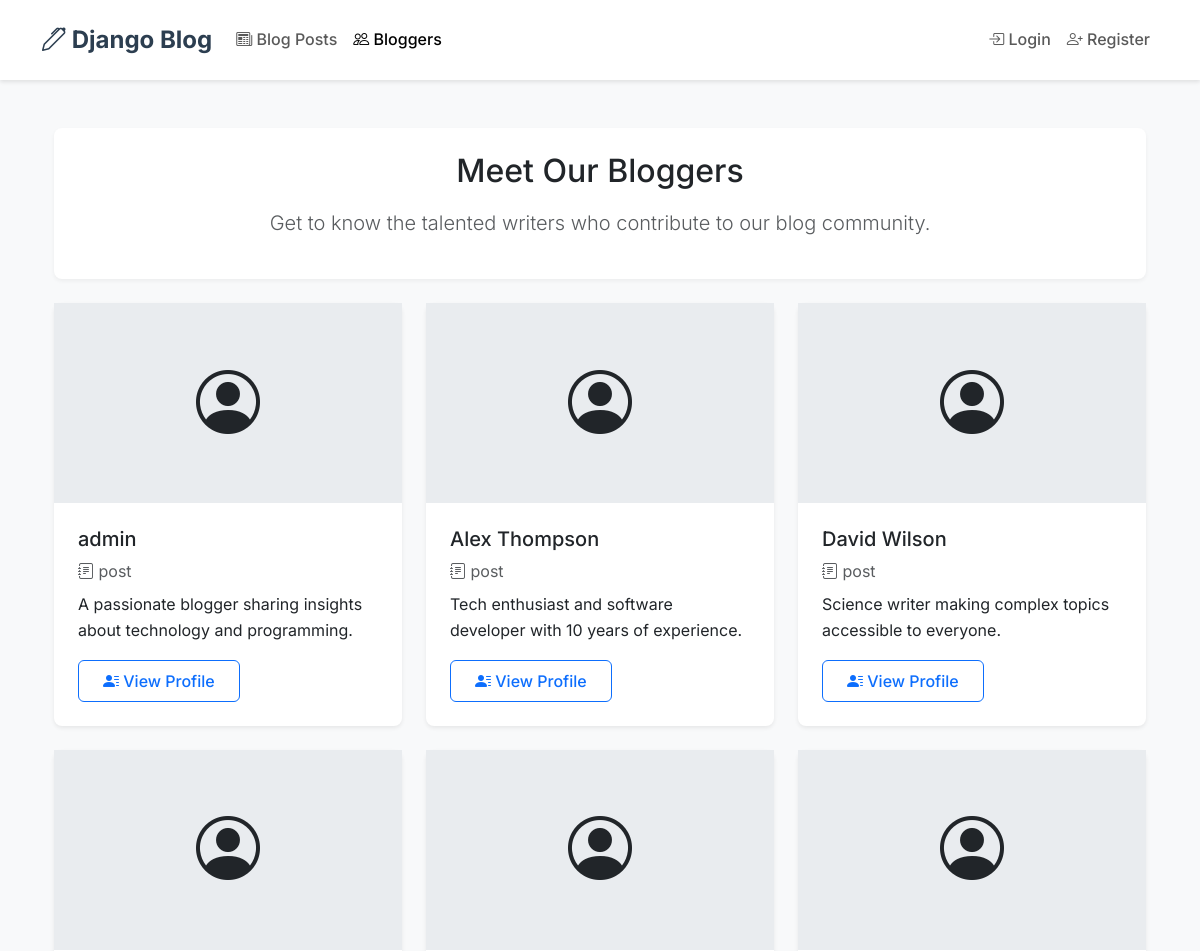
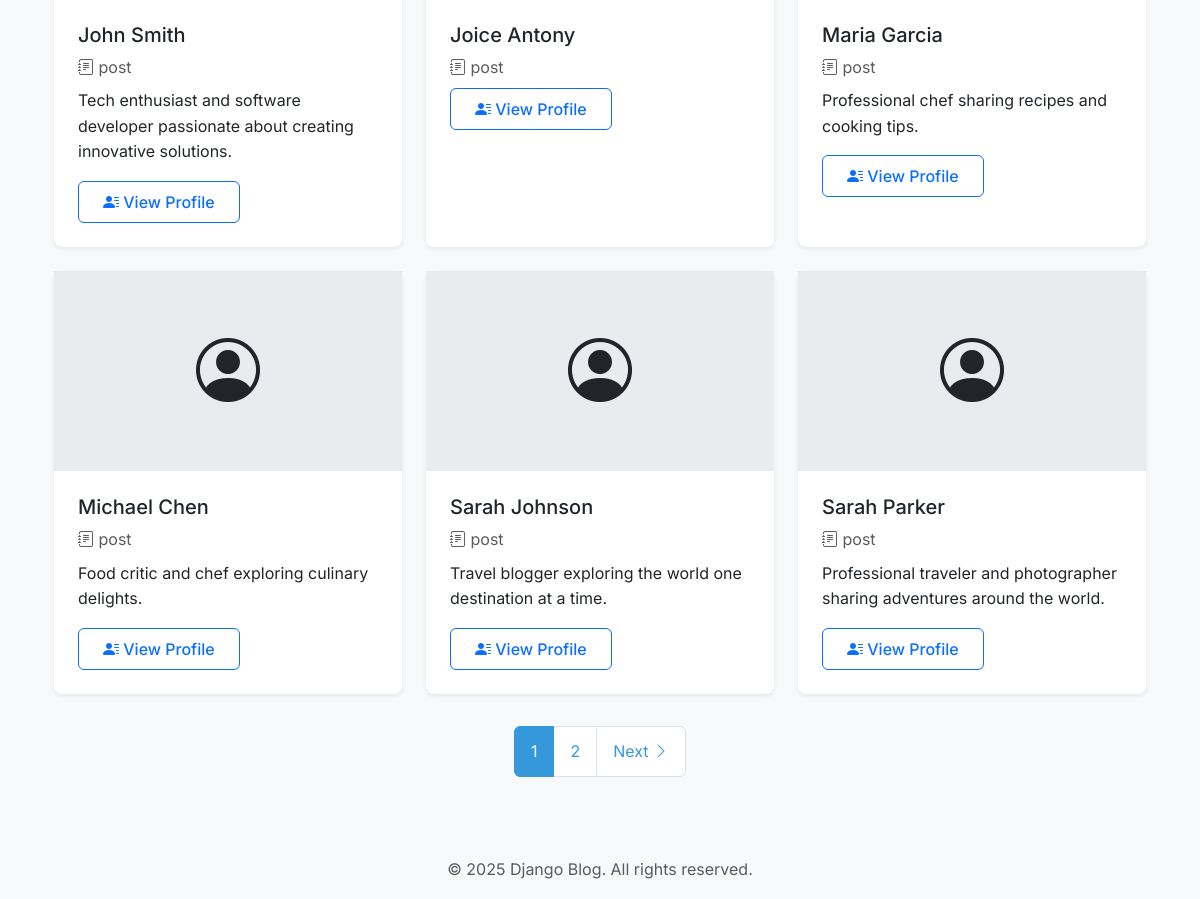
/blog/bloggers/, run on the app's committed database (2 pictures, top to bottom).
### blog/models.py (models this page shows, shortened)
class Blogger(models.Model):
    user = models.OneToOneField(User, on_delete=models.CASCADE)
    bio = models.TextField(help_text="Enter your biographical information")
    profile_picture = models.ImageField(upload_to='blogger_profiles/', blank=True, null=True)
    website = models.URLField(blank=True)
    twitter_handle = models.CharField(max_length=50, blank=True, help_text="Your Twitter handle without @")
    linkedin_profile = models.URLField(blank=True, help_text="Your LinkedIn profile URL")
    github_profile = models.URLField(blank=True, help_text="Your GitHub profile URL")
    instagram_handle = models.CharField(max_length=50, blank=True, help_text="Your Instagram handle without @")
    created_at = models.DateTimeField(auto_now_add=True)

### blog/views.py (the view)
# urls.py: path('bloggers/', views.BloggerListView.as_view(), name='blogger-list'),
class BloggerListView(ListView):
    model = Blogger
    template_name = 'blog/blogger_list.html'
    context_object_name = 'bloggers'
    paginate_by = 9  # Show 9 bloggers per page (3x3 grid)
    def get_queryset(self):
        return Blogger.objects.select_related('user').order_by('user__first_name', 'user__last_name')

### templates/blog/blogger_list.html (shortened to what this page needs)
{% extends 'base.html' %}
{% block content %}
<div class="container py-4">
    <div class="row mb-4">
        <div class="col">
            <div class="card">
                <div class="card-body text-center">
                    <h1 class="card-title h2 mb-3">Meet Our Bloggers</h1>
                    <p class="lead text-muted">Get to know the talented writers who contribute to our blog community.</p>
                </div>
            </div>
        </div>
    </div>
    <div class="row row-cols-1 row-cols-md-2 row-cols-lg-3 g-4">
        {% if bloggers %}
            {% for blogger in bloggers %}
                <div class="col">
                    <div class="card h-100 blogger-card shadow-sm">
                        {% if blogger.profile_picture %}
                            <img src="{{ blogger.profile_picture.url }}" class="card-img-top" alt="{{ blogger.user.get_full_name }}" style="height: 200px; object-fit: cover;">
                        {% else %}
                            <div class="profile-image-placeholder">
                                <i class="bi bi-person-circle" style="font-size: 4rem;"></i>
                            </div>
                        {% endif %}
                        <div class="card-body">
                            <h5 class="card-title">
                                {{ blogger.user.get_full_name|default:blogger.user.username }}
                            </h5>
                            <p class="card-text text-muted mb-2">
                                <i class="bi bi-journal-text"></i> {{ blogger.user.blogpost_set.count }} post{{ blogger.user.blogpost_set.count|pluralize }}
                            </p>
                            {% if blogger.bio %}
                                <p class="card-text">{{ blogger.bio|truncatewords:30 }}</p>
                            {% endif %}
                            <a href="{% url 'blog:blogger-detail' blogger.pk %}" class="btn btn-outline-primary">
                                <i class="bi bi-person-lines-fill"></i> View Profile
                            </a>
                        </div>
                    </div>
                </div>
            {% endfor %}
        {% else %}
            <div class="col-12">
                <div class="alert alert-info text-center">
                    <i class="bi bi-info-circle me-2"></i>No bloggers found.
                </div>
            </div>
        {% endif %}
    </div>
    {% if is_paginated %}
        <nav aria-label="Blogger pagination" class="mt-4">
            <ul class="pagination justify-content-center">
                {% for num in page_obj.paginator.page_range %}
                    {% if page_obj.number == num %}
                        <li class="page-item active">
                            <span class="page-link">{{ num }}</span>
                        </li>
                    {% else %}
                        <li class="page-item">
                            <a class="page-link" href="?page={{ num }}">{{ num }}</a>
                        </li>
                    {% endif %}
                {% endfor %}
                {% if page_obj.has_next %}
                    <li class="page-item">
                        <a class="page-link" href="?page={{ page_obj.next_page_number }}">
                            Next <i class="bi bi-chevron-right"></i>
                        </a>
                    </li>
                {% endif %}
            </ul>
        </nav>
    {% endif %}
</div>
{% endblock %}

### static/css/style.css (style rules this page uses)
:root { --primary-color: #2c3e50; --secondary-color: #3498db; --accent-color: #e74c3c; --text-color: #2c3e50; --light-gray: #f8f9fa; --border-color: #e9ecef; }
body { font-family: 'Inter', -apple-system, BlinkMacSystemFont, sans-serif; color: var(--text-color); line-height: 1.6; background-color: #f8f9fa; min-height: 100vh; display: flex; flex-direction: column; }
.card { border: none; box-shadow: 0 2px 4px rgba(0,0,0,0.05); transition: transform 0.3s ease, box-shadow 0.3s ease; border-radius: 8px; }
.card-body { padding: 1.5rem; }
.btn { padding: 0.5rem 1.5rem; font-weight: 500; border-radius: 6px; transition: all 0.3s ease; }
.pagination { margin-top: 2rem; }
.page-link { color: var(--secondary-color); padding: 0.75rem 1rem; transition: all 0.3s ease; }
.page-item.active .page-link { background-color: var(--secondary-color); border-color: var(--secondary-color); }
.blogger-card { transition: transform 0.2s; }
.profile-image-placeholder { background-color: #e9ecef; height: 200px; display: flex; align-items: center; justify-content: center; }

### data on the page
Blogger: user.get_full_name "admin", bio "A passionate blogger sharing insights about technology and programming."
Blogger: user.get_full_name "Alex Thompson", bio "Tech enthusiast and software developer with 10 years of experience."
Blogger: user.get_full_name "David Wilson", bio "Science writer making complex topics accessible to everyone."
Blogger: user.get_full_name "John Smith", bio "Tech enthusiast and software developer passionate about creating innovative solutions."
Blogger: user.get_full_name "Joice Antony"
Blogger: user.get_full_name "Maria Garcia", bio "Professional chef sharing recipes and cooking tips."
Blogger: user.get_full_name "Michael Chen", bio "Food critic and chef exploring culinary delights."
Blogger: user.get_full_name "Sarah Johnson", bio "Travel blogger exploring the world one destination at a time."
Blogger: user.get_full_name "Sarah Parker", bio "Professional traveler and photographer sharing adventures around the world."

### other printed values
{{ num }} "1"
{{ num }} "2"
